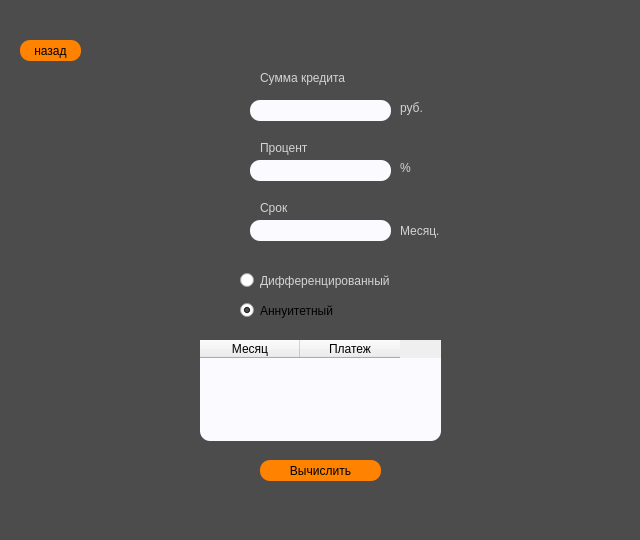
<?xml version="1.0" encoding="UTF-8"?>
<ui version="4.0">
 <class>credit</class>
 <widget class="QMainWindow" name="credit">
  <property name="geometry">
   <rect>
    <x>0</x>
    <y>0</y>
    <width>640</width>
    <height>540</height>
   </rect>
  </property>
  <property name="windowTitle">
   <string>MainWindow</string>
  </property>
  <property name="styleSheet">
   <string notr="true">QMainWindow { 
background-color: #4C4C4C;
 }</string>
  </property>
  <widget class="QWidget" name="centralwidget">
   <widget class="QLineEdit" name="sum">
    <property name="geometry">
     <rect>
      <x>250</x>
      <y>100</y>
      <width>141</width>
      <height>21</height>
     </rect>
    </property>
    <property name="styleSheet">
     <string notr="true">QLineEdit {
   background-color: #FAFAFF;
   color: black;
   border: none;
   border-radius: 10px;
   padding: 0px 20px;
}

QLineEdit:!placeholder {
    color: black; /* Цвет введенного текста */
    font-style: normal; /* Убрать курсив для введенного текста */
}</string>
    </property>
   </widget>
   <widget class="QLabel" name="label">
    <property name="geometry">
     <rect>
      <x>400</x>
      <y>100</y>
      <width>31</width>
      <height>16</height>
     </rect>
    </property>
    <property name="styleSheet">
     <string notr="true">color: #d3d3d3;</string>
    </property>
    <property name="text">
     <string>руб.</string>
    </property>
   </widget>
   <widget class="QLabel" name="label_2">
    <property name="geometry">
     <rect>
      <x>400</x>
      <y>160</y>
      <width>16</width>
      <height>16</height>
     </rect>
    </property>
    <property name="styleSheet">
     <string notr="true">color: #d3d3d3;</string>
    </property>
    <property name="text">
     <string>%</string>
    </property>
   </widget>
   <widget class="QRadioButton" name="dif">
    <property name="geometry">
     <rect>
      <x>240</x>
      <y>270</y>
      <width>171</width>
      <height>21</height>
     </rect>
    </property>
    <property name="styleSheet">
     <string notr="true">color: #d3d3d3;</string>
    </property>
    <property name="text">
     <string>Дифференцированный</string>
    </property>
    <property name="checkable">
     <bool>true</bool>
    </property>
    <property name="checked">
     <bool>false</bool>
    </property>
   </widget>
   <widget class="QRadioButton" name="ann">
    <property name="geometry">
     <rect>
      <x>240</x>
      <y>300</y>
      <width>171</width>
      <height>21</height>
     </rect>
    </property>
    <property name="styleSheet">
     <string notr="true">color: #d3d3d3;

QRadioButton::indicator:checked { background-color: black; }</string>
    </property>
    <property name="text">
     <string>Аннуитетный</string>
    </property>
    <property name="checked">
     <bool>true</bool>
    </property>
   </widget>
   <widget class="QLabel" name="label_3">
    <property name="geometry">
     <rect>
      <x>260</x>
      <y>200</y>
      <width>41</width>
      <height>16</height>
     </rect>
    </property>
    <property name="styleSheet">
     <string notr="true">color: #d3d3d3;</string>
    </property>
    <property name="text">
     <string>Срок</string>
    </property>
   </widget>
   <widget class="QLabel" name="label_4">
    <property name="geometry">
     <rect>
      <x>260</x>
      <y>140</y>
      <width>151</width>
      <height>16</height>
     </rect>
    </property>
    <property name="styleSheet">
     <string notr="true">color: #d3d3d3;</string>
    </property>
    <property name="text">
     <string>Процент</string>
    </property>
   </widget>
   <widget class="QLabel" name="label_5">
    <property name="geometry">
     <rect>
      <x>260</x>
      <y>70</y>
      <width>151</width>
      <height>16</height>
     </rect>
    </property>
    <property name="styleSheet">
     <string notr="true">color: #d3d3d3;</string>
    </property>
    <property name="text">
     <string>Сумма кредита</string>
    </property>
   </widget>
   <widget class="QLineEdit" name="percent">
    <property name="geometry">
     <rect>
      <x>250</x>
      <y>160</y>
      <width>141</width>
      <height>21</height>
     </rect>
    </property>
    <property name="styleSheet">
     <string notr="true">QLineEdit {
   background-color: #FAFAFF;
   color: black;
   border: none;
   border-radius: 10px;
   padding: 0px 20px;
}

QLineEdit:!placeholder {
    color: black; /* Цвет введенного текста */
    font-style: normal; /* Убрать курсив для введенного текста */
}</string>
    </property>
   </widget>
   <widget class="QLineEdit" name="date">
    <property name="geometry">
     <rect>
      <x>250</x>
      <y>220</y>
      <width>141</width>
      <height>21</height>
     </rect>
    </property>
    <property name="styleSheet">
     <string notr="true">QLineEdit {
   background-color: #FAFAFF;
   color: black;
   border: none;
   border-radius: 10px;
   padding: 0px 20px;
}

QLineEdit:!placeholder {
    color: black; /* Цвет введенного текста */
    font-style: normal; /* Убрать курсив для введенного текста */
}</string>
    </property>
   </widget>
   <widget class="QLabel" name="label_6">
    <property name="geometry">
     <rect>
      <x>400</x>
      <y>220</y>
      <width>61</width>
      <height>21</height>
     </rect>
    </property>
    <property name="styleSheet">
     <string notr="true">color: #d3d3d3;</string>
    </property>
    <property name="text">
     <string>Месяц.</string>
    </property>
   </widget>
   <widget class="QPushButton" name="pushButton_update">
    <property name="geometry">
     <rect>
      <x>260</x>
      <y>460</y>
      <width>121</width>
      <height>21</height>
     </rect>
    </property>
    <property name="styleSheet">
     <string notr="true">QPushButton {
                             background-color: #FF8200;
                             color: black;
                             border: none;
                             border-radius: 10px;
                             padding: 0px 20px;
                         }</string>
    </property>
    <property name="text">
     <string>Вычислить</string>
    </property>
   </widget>
   <widget class="QPushButton" name="pushButton_back">
    <property name="geometry">
     <rect>
      <x>20</x>
      <y>40</y>
      <width>61</width>
      <height>21</height>
     </rect>
    </property>
    <property name="styleSheet">
     <string notr="true">QPushButton {
                             background-color: #FF8200;
                             color: black;
                             border: none;
                             border-radius: 10px;
                         }</string>
    </property>
    <property name="text">
     <string>назад</string>
    </property>
   </widget>
   <widget class="QTableWidget" name="table">
    <property name="geometry">
     <rect>
      <x>200</x>
      <y>340</y>
      <width>241</width>
      <height>101</height>
     </rect>
    </property>
    <property name="styleSheet">
     <string notr="true">QTableWidget {
   background-color: #FAFAFF;
   border: none;
   border-radius: 10px;
   padding: 0px 0px 10
}</string>
    </property>
    <column>
     <property name="text">
      <string>Месяц</string>
     </property>
    </column>
    <column>
     <property name="text">
      <string>Платеж</string>
     </property>
    </column>
   </widget>
  </widget>
 </widget>
 <resources/>
 <connections/>
</ui>
